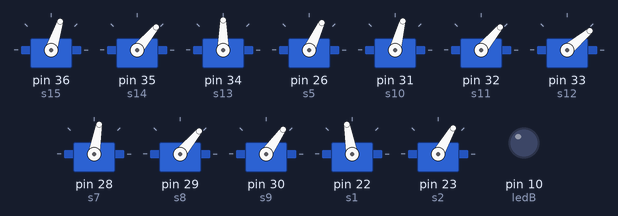
A sketch run on a simulated Arduino Mega 2560, built with avr-gcc and run on an emulated ATmega2560. On the bench: 12 × servo, output pins drawn as LEDs (lit = HIGH).

Above: at 3.05 s.
At 3.85 s:
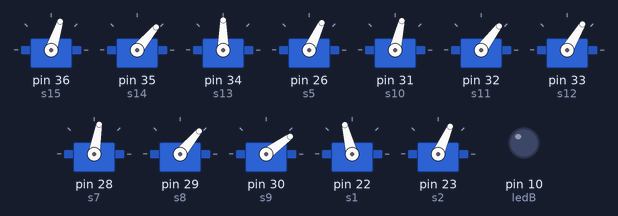
At 4.4 s:
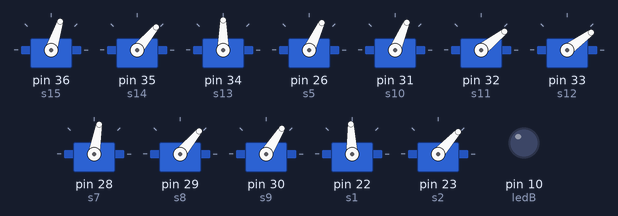
At 5.65 s:
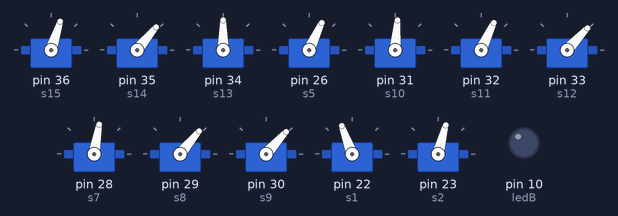
At 6.85 s:
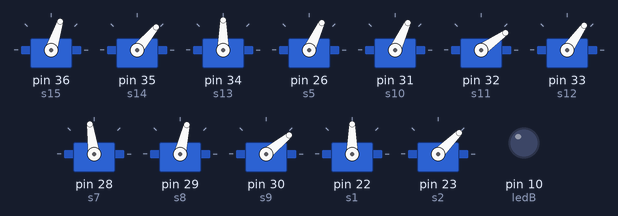
At 8.1 s:
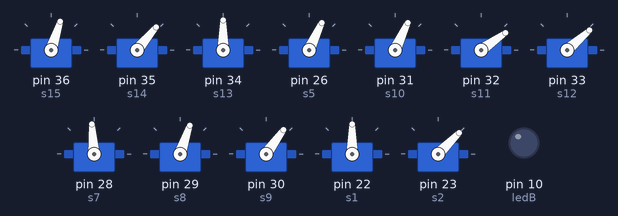
Timing chart, 0 to 8.9 s (numbered marks = the images above):
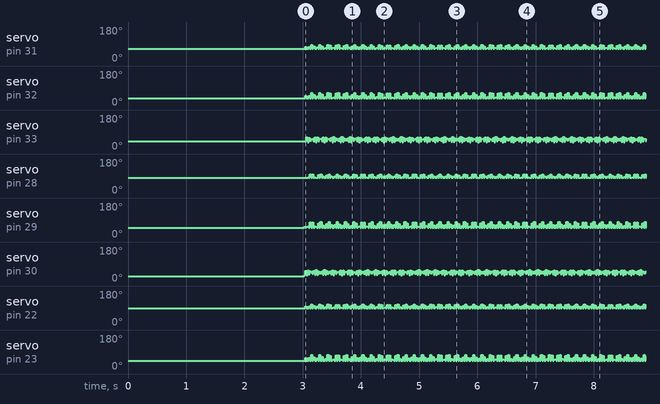

The sketch:

Ant_hexapod_self.ino
```cpp
#include <Servo.h>
//#include <SoftwareSerial.h>

#define trigPin 7
#define echoPin 6
#define ledB 10

//SoftwareSerial Bluetooth(12, 9); // Arduino(RX, TX) - HC-05 Bluetooth (TX, RX)

// Create servo object
Servo s24;
Servo s23;
Servo s22;

Servo s21;
Servo s20;
Servo s19;

Servo s18;
Servo s17;
Servo s16;

Servo s7;
Servo s8;
Servo s9;

Servo s10;
Servo s11;
Servo s12;

Servo s1;
Servo s2;
Servo s3;

Servo s15;
Servo s14;
Servo s13;

Servo s5;

int i0H1 = 0;
int i1H1 = 0;
int i2H1 = 0;
int i3H1 = 0;
int i4H1 = 0;
int i5H1 = 0;
int i6H1 = 0;
int i7H1 = 0;
int i8H1 = 0;

int i0T1 = 0;
int i1T1 = 0;
int i2T1 = 0;
int i3T1 = 0;
int i4T1 = 0;
int i5T1 = 0;
int i6T1 = 0;

int i1L1 = 0;
int i2L1 = 0;
int i3L1 = 0;
int i4L1 = 0;
int i5L1 = 0;
int i6L1 = 0;

int i1L2 = 0;
int i2L2 = 0;
int i3L2 = 0;
int i4L2 = 0;
int i5L2 = 0;
int i6L2 = 0;
boolean l1status = LOW;
boolean l2status = LOW;
boolean aStatus = LOW;
boolean attStatus = LOW;
int k = 0;
int a = 0;
int aa = 0;
int period = 1000;
unsigned long time_now = 0;

float distance;
long duration;
int dataIn;
int m = 0;
int h = 0;
int t = 0;
int att = 0;
int speedV = 30;

void setup() {
  Serial.begin(38400);
//  Bluetooth.begin(38400); // Default baud rate of the Bluetooth module
//  Bluetooth.setTimeout(1);
  delay(20);
  pinMode(trigPin, OUTPUT); // Sets the trigPin as an Output
  pinMode(echoPin, INPUT); // Sets the echoPin as an Input
  pinMode(ledB, OUTPUT);
  // Head
  s15.attach(36, 600, 2400);
  s14.attach(35, 600, 2400);
  s13.attach(34, 600, 2400); //grip
  // Tail
  s5.attach(26, 600, 2400); // Tail
  // Leg 4
  s10.attach(31, 600, 2400);
  s11.attach(32, 600, 2400);
  s12.attach(33, 600, 2400); //rot
  // Leg 5
  s7.attach(28, 600, 2400);
  s8.attach(29, 600, 2400);
  s9.attach(30, 600, 2400); //rot
  // Leg 6
  s1.attach(22, 600, 2400);
  s2.attach(23, 600, 2400);
  s3.attach(24, 600, 2400); //rot
  // Leg 1
  s18.attach(39, 600, 2400);
  s17.attach(38, 600, 2400);
  s16.attach(37, 600, 2400); //rot
  // Leg 2
  s21.attach(42, 600, 2400);
  s20.attach(41, 600, 2400);
  s19.attach(40, 600, 2400); //rot
  // Leg 3
  s24.attach(45, 600, 2400);
  s23.attach(44, 600, 2400);
  s22.attach(43, 600, 2400); //rot

  // == Move to initial position
  // Head
  s15.write(72);
  s14.write(50);
  s13.write(90); // Grip

  s5.write(65); // Tail

  // Leg 4
  s10.write(65);
  s11.write(35);
  s12.write(40);
  // Leg 5
  s7.write(80);
  s8.write(50);
  s9.write(25);
  // Leg 6
  s1.write(90);
  s2.write(45);
  s3.write(60);

  // Leg 1
  s18.write(60);
  s17.write(90);
  s16.write(100);
  // Leg 2
  s21.write(50);
  s20.write(85);
  s19.write(75);
  // Leg 3
  s24.write(50);
  s23.write(80);
  s22.write(80);

  delay(3000);
}

void loop(){
//  initialPosition();

    moveLeg1();
    moveLeg3();
    moveLeg5();
    if (l1status == HIGH) {
      moveLeg2();
      moveLeg4();
      moveLeg6();
    }
}

void moveLeg1() {
  // Swign phase - move leg though air - from initial to final position
  // Rise the leg
  if (i1L1 <= 10) {
    s18.write(80 - i1L1 * 2);
    s17.write(45 - i1L1 * 3);
    i1L1++;
  }
  // Rotate the leg
  if (i2L1 <= 30) {
    s16.write(35 - i2L1);
    i2L1++;

  }
  // Move back to touch the ground
  if (i2L1 > 20 & i3L1 <= 10) {
    s18.write(60 + i3L1 * 2);
    s17.write(15 + i3L1 * 3);
    i3L1++;
  }
  // Stance phase - move leg while touching the ground
  // Rotate back to initial position
  if (i2L1 >= 30) {
    s16.write(5 + i4L1);
    i4L1++;
    l1status = HIGH;
  }
  // Reset the counters for repeating the process
  if (i4L1 >= 30) {
    i1L1 = 0;
    i2L1 = 0;
    i3L1 = 0;
    i4L1 = 0;
    i5L1 = 0;
  }
  // Each iteration or step is executed in the main loop section where there is also a delay time for controlling the speed of movement
}
void moveLeg2() {
  if (i1L2 <= 10) {
    s21.write(50 - i1L2 * 2);
    s20.write(80 - i1L2 * 3);
    i1L2++;
  }
  if (i2L2 <= 30) {
    s19.write(75 - i2L2);
    i2L2++;

  }
  if (i2L2 > 20 & i3L2 <= 10) {
    s21.write(30 + i3L2 * 2);
    s20.write(50 + i3L2 * 3);
    i3L2++;
  }
  if (i2L2 >= 30) {
    s19.write(45 + i4L2);
    i4L2++;
  }
  if (i4L2 >= 30) {
    i1L2 = 0;
    i2L2 = 0;
    i3L2 = 0;
    i4L2 = 0;
    i5L2 = 0;
  }
}

void moveLeg3() {
  if (i1L1 <= 10) {
    s24.write(50 - i1L1 * 2);
    s23.write(80 - i1L1 * 3);
  }
  if (i2L1 <= 30) {
    s22.write(80 - i2L1);

  }
  if (i2L1 > 20 & i3L1 <= 10) {
    s24.write(30 + i3L1 * 2);
    s23.write(50 + i3L1 * 3);
  }
  if (i2L1 >= 30) {
    s22.write(50 + i4L1);
  }
}

void moveLeg4() {
  if (i1L2 <= 10) {
    s10.write(65 + i1L2 * 2);
    s11.write(35 + i1L2 * 3);
  }
  if (i2L2 <= 30) {
    s12.write(35 + i2L2);

  }
  if (i2L2 > 20 & i3L2 <= 10) {
    s10.write(85 - i3L2 * 2);
    s11.write(65 - i3L2 * 3);
  }
  if (i2L2 >= 30) {
    s12.write(65 - i4L2);
  }
}

void moveLeg5() {
  if (i1L1 <= 10) {
    s7.write(80 + i1L1 * 2);
    s8.write(50 + i1L1 * 3);
  }
  if (i2L1 <= 30) {
    s9.write(30 + i2L1);

  }
  if (i2L1 > 20 & i3L1 <= 10) {
    s7.write(100 - i3L1 * 2);
    s8.write(80 - i3L1 * 3);
  }
  if (i2L1 >= 30) {
    s9.write(60 - i4L1);
  }
}

void moveLeg6() {
  if (i1L2 <= 10) {
    s1.write(90 + i1L2 * 2);
    s2.write(45 + i1L2 * 3);
  }
  if (i2L2 <= 30) {
    s3.write(60 + i2L2);
  }
  if (i2L2 > 20 & i3L2 <= 10) {
    s1.write(110 - i3L2 * 2);
    s2.write(75 - i3L2 * 3);
  }
  if (i2L2 >= 30) {
    s3.write(90 - i4L2);
  }
}

void moveLeg1Rev() {
  if (i1L1 <= 10) {
    s18.write(60 - i1L1 * 2);
    s17.write(90 - i1L1 * 3);
    Serial.println(s17.read());
    i1L1++;
  }
  if (i2L1 <= 30) {
    s16.write(70 + i2L1);
    i2L1++;

  }
  if (i2L1 > 20 & i3L1 <= 10) {
    s18.write(40 + i3L1 * 2);
    s17.write(60 + i3L1 * 3);
    Serial.println(s17.read());
    i3L1++;
  }
  if (i2L1 >= 30) {
    s16.write(100 - i4L1);
    i4L1++;
    l1status = HIGH;
  }
  if (i4L1 >= 30) {
    i1L1 = 0;
    i2L1 = 0;
    i3L1 = 0;
    i4L1 = 0;
    i5L1 = 0;
  }
}
void moveLeg2Rev() {
  if (i1L2 <= 10) {
    s21.write(50 - i1L2 * 2);
    s20.write(80 - i1L2 * 3);
    i1L2++;
  }
  if (i2L2 <= 30) {
    s19.write(45 + i2L2);
    i2L2++;

  }
  if (i2L2 > 20 & i3L2 <= 10) {
    s21.write(30 + i3L2 * 2);
    s20.write(50 + i3L2 * 3);
    i3L2++;
  }
  if (i2L2 >= 30) {
    s19.write(75 - i4L2);
    i4L2++;
  }
  if (i4L2 >= 30) {
    i1L2 = 0;
    i2L2 = 0;
    i3L2 = 0;
    i4L2 = 0;
    i5L2 = 0;
  }
}

void moveLeg3Rev() {
  if (i1L1 <= 10) {
    s24.write(50 - i1L1 * 2);
    s23.write(80 - i1L1 * 3);
  }
  if (i2L1 <= 30) {
    s22.write(50 + i2L1);

  }
  if (i2L1 > 20 & i3L1 <= 10) {
    s24.write(30 + i3L1 * 2);
    s23.write(50 + i3L1 * 3);
  }
  if (i2L1 >= 30) {
    s22.write(80 - i4L1);
  }
}

void moveLeg4Rev() {
  if (i1L2 <= 10) {
    s10.write(65 + i1L2 * 2);
    s11.write(35 + i1L2 * 3);
  }
  if (i2L2 <= 30) {
    s12.write(65 - i2L2);

  }
  if (i2L2 > 20 & i3L2 <= 10) {
    s10.write(85 - i3L2 * 2);
    s11.write(65 - i3L2 * 3);
  }
  if (i2L2 >= 30) {
    s12.write(35 + i4L2);
  }
}

void moveLeg5Rev() {
  if (i1L1 <= 10) {
    s7.write(80 + i1L1 * 2);
    s8.write(50 + i1L1 * 3);
  }
  if (i2L1 <= 30) {
    s9.write(60 - i2L1);

  }
  if (i2L1 > 20 & i3L1 <= 10) {
    s7.write(100 - i3L1 * 2);
    s8.write(80 - i3L1 * 3);
  }
  if (i2L1 >= 30) {
    s9.write(30 + i4L1);
  }
}

void moveLeg6Rev() {
  if (i1L2 <= 10) {
    s1.write(90 + i1L2 * 2);
    s2.write(45 + i1L2 * 3);
  }
  if (i2L2 <= 30) {
    s3.write(90 - i2L2);
  }
  if (i2L2 > 20 & i3L2 <= 10) {
    s1.write(110 - i3L2 * 2);
    s2.write(75 - i3L2 * 3);
  }
  if (i2L2 >= 30) {
    s3.write(60 + i4L2);
  }
}

void moveLeg1Right() {
  if (i1L1 <= 10) {
    s18.write(60 - i1L1 * 2);
    s17.write(90 - i1L1 * 3);
    i1L1++;
  }
  if (i2L1 <= 30) {
    s16.write(70 + i2L1);
    i2L1++;

  }
  if (i2L1 > 20 & i3L1 <= 10) {
    s18.write(40 + i3L1 * 2);
    s17.write(60 + i3L1 * 3);
    i3L1++;
  }
  if (i2L1 >= 30) {
    s16.write(100 - i4L1);
    i4L1++;
    l1status = HIGH;
  }
  if (i4L1 >= 30) {
    i1L1 = 0;
    i2L1 = 0;
    i3L1 = 0;
    i4L1 = 0;
    i5L1 = 0;
  }
}
void moveLeg2Right() {
  if (i1L2 <= 10) {
    s21.write(50 - i1L2 * 2);
    s20.write(80 - i1L2 * 3);
    i1L2++;
  }
  if (i2L2 <= 30) {
    s19.write(45 + i2L2);
    i2L2++;

  }
  if (i2L2 > 20 & i3L2 <= 10) {
    s21.write(30 + i3L2 * 2);
    s20.write(50 + i3L2 * 3);
    i3L2++;
  }
  if (i2L2 >= 30) {
    s19.write(75 - i4L2);
    i4L2++;
  }
  if (i4L2 >= 30) {
    i1L2 = 0;
    i2L2 = 0;
    i3L2 = 0;
    i4L2 = 0;
    i5L2 = 0;
  }
}

void moveLeg3Right() {
  if (i1L1 <= 10) {
    s24.write(50 - i1L1 * 2);
    s23.write(80 - i1L1 * 3);
  }
  if (i2L1 <= 30) {
    s22.write(50 + i2L1);

  }
  if (i2L1 > 20 & i3L1 <= 10) {
    s24.write(30 + i3L1 * 2);
    s23.write(50 + i3L1 * 3);
  }
  if (i2L1 >= 30) {
    s22.write(80 - i4L1);
  }
}

void moveLeg4Left() {
  if (i1L2 <= 10) {
    s10.write(65 + i1L2 * 2);
    s11.write(35 + i1L2 * 3);
  }
  if (i2L2 <= 30) {
    s12.write(60 - i2L2);

  }
  if (i2L2 > 20 & i3L2 <= 10) {
    s10.write(85 - i3L2 * 2);
    s11.write(65 - i3L2 * 3);
  }
  if (i2L2 >= 30) {
    s12.write(30 + i4L2);
  }
}

void moveLeg5Left() {
  if (i1L1 <= 10) {
    s7.write(80 + i1L1 * 2);
    s8.write(50 + i1L1 * 3);
  }
  if (i2L1 <= 30) {
    s9.write(60 - i2L1);

  }
  if (i2L1 > 20 & i3L1 <= 10) {
    s7.write(100 - i3L1 * 2);
    s8.write(80 - i3L1 * 3);
  }
  if (i2L1 >= 30) {
    s9.write(30 + i4L1);
  }
}

void moveLeg6Left() {
  if (i1L2 <= 10) {
    s1.write(90 + i1L2 * 2);
    s2.write(45 + i1L2 * 3);
  }
  if (i2L2 <= 30) {
    s3.write(90 - i2L2);
  }
  if (i2L2 > 20 & i3L2 <= 10) {
    s1.write(110 - i3L2 * 2);
    s2.write(75 - i3L2 * 3);
  }
  if (i2L2 >= 30) {
    s3.write(60 + i4L2);
  }
}

void initialPosition() {
  a = 0;
  aa = 0;
  m = 0;
  l1status = LOW;
  l2status = LOW;
  aStatus = LOW;
  attStatus = LOW;
  // Head
  s15.write(72);
  s14.write(55);
  s13.write(90); // Grip

  s5.write(65); // Tail

  // Leg 4
  s10.write(65);
  s11.write(35);
  s12.write(40);
  // Leg 5
  s7.write(80);
  s8.write(50);
  s9.write(25);
  // Leg 6
  s1.write(90);
  s2.write(45);
  s3.write(60);

  // Leg 1
  s18.write(60);
  s17.write(90);
  s16.write(100);
  // Leg 2
  s21.write(50);
  s20.write(85);
  s19.write(75);
  // Leg 3
  s24.write(50);
  s23.write(80);
  s22.write(80);
  i0H1 = 0;
  i1H1 = 0;
  i2H1 = 0;
  i3H1 = 0;
  i4H1 = 0;
  i5H1 = 0;
  i6H1 = 0;
  i7H1 = 0;
  i8H1 = 0;

  i0T1 = 0;
  i1T1 = 0;
  i2T1 = 0;
  i3T1 = 0;
  i4T1 = 0;
  i5T1 = 0;
  i6T1 = 0;

  i1L1 = 0;
  i2L1 = 0;
  i3L1 = 0;
  i4L1 = 0;
  i5L1 = 0;
  i6L1 = 0;

  i1L2 = 0;
  i2L2 = 0;
  i3L2 = 0;
  i4L2 = 0;
  i5L2 = 0;
  i6L2 = 0;
}
```
